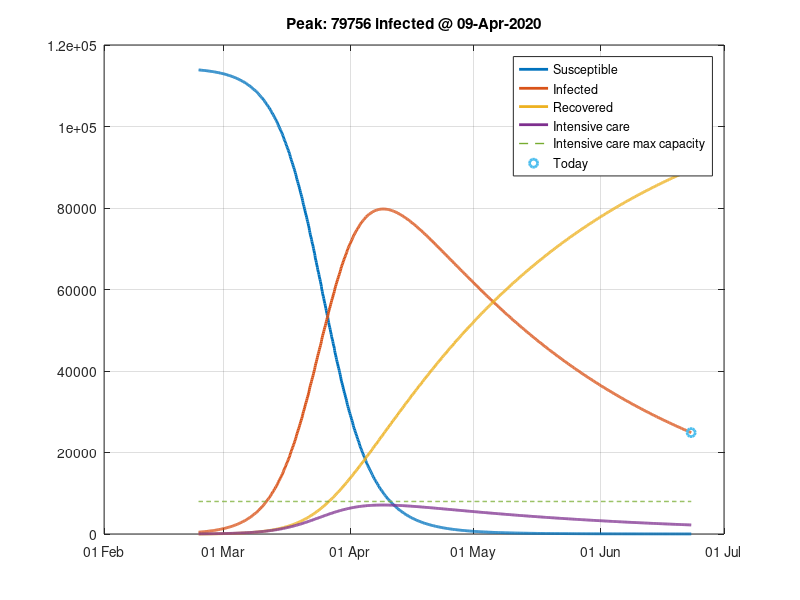

Write the MATLAB code that produced this figure.
pkg load optim
clear ;
%%close all;
clc;
more off;

global beta gamma;

function xdot = f (x,t)
  r = 0.25;
  k = 1.4;
  a = 1.5;
  b = 0.16;
  c = 0.9;
  d = 0.8;
  xdot(1) = r * x(1) * (1 - x(1)/k) - a*x(1)*x(2)/(1 + b*x(1));
  xdot(2) = c*a*x(1)*x(2)/(1 + b*x(1)) - d*x(2);     
endfunction

function xdot = sir(x,t)
  global beta gamma;
  N = x(1)+x(2)+x(3);
  b_beta = 1 * beta/N;
  
  %% S
  xdot(1) = - b_beta* x(2) * x(1);

  %% I
  xdot(2) = (b_beta * x(2) * x(1)) - gamma * x(2);

  %% R
  xdot(3) = gamma * x(2);
endfunction

function y = ddt(x,x0)
  y=[x0;x(2:length(x)) - x(1:length(x)-1)];
endfunction

function y = theta(xx,yy,delay)
  y= ( xx(1:length(xx)-delay)' * yy(1+delay:length(yy)) ) * pinv(xx' * xx);
endfunction

data = dlmread("data/dpc-covid19-ita-andamento-nazionale.csv", ',');
#{
1:  ricoverati_con_sintomi
2:  terapia_intensiva
3:  totale_ospedalizzati
4:  isolamento_domiciliare
5:  totale_attualmente_positivi
6:  nuovi_attualmente_positivi
7:  dimessi_guariti
8:  deceduti
9:  totale_casi
10:  tamponi
#}

%%data(:,9) = data(:,5)+data(:,7)+data(:,8);

days_back=0;
data = data(1:size(data)(1)-days_back,1:size(data)(2));

%% guestimate beta (not rigorous)
x_it = [1:length(data)]';
y_it = data(:,9);
I = @(x,p) p(1) ./ (1+exp(-p(2)*(x-p(3)))); init_I=[0,0,0];
%%I = @(x,p) p(4) + p(1) ./ (1+exp(-p(2)*(x-p(3)))); init_I=[0,0,0,0];
[f_it, p_it, cvg_it, iter_it] = leasqr (x_it, y_it, init_I, I);
beta = p_it(2);
S0=p_it(1);

%% estimate gamma = (dR/dt) / I
recovered=data(:,7);
%%drdt=[0;recovered(2:length(recovered)) - recovered(1:length(recovered)-1)];
drdt = ddt(recovered,0);
infected=data(:,5);
gamma=(infected' * drdt) * pinv(infected' * infected);

%% estimate bets*S = (dI/dt + dR/dt) / I
%%didt=data(:,6);
didt=ddt(infected,0);
didrdt=didt+drdt;
betaS=(infected' * didrdt) * pinv(infected' * infected);

%% estimate dS/dt = -gamma*I -dI/dt 
dsdt=-gamma * infected -didt;

%% estimate intense therapy / infected ratio
tins=data(:,2);
ti_ratio=mean(tins ./ infected);

%% http://www.salute.gov.it/imgs/C_17_pubblicazioni_1203_ulterioriallegati_ulterioreallegato_10_alleg.pdf
intense_care_spots = 7981;

start_date = datenum (2020, 2, 24);
num_days = 100;

t = linspace (0, 120, 1000)'; t=t+start_date;
x = lsode ("sir", [S0; 450; 0], t);

current_timestamp=datenum(datevec(date()));

II=[t,[-1000;diff(x(:,2))]];
[m1,row_peak] = min(min(abs(II),[],2));
[m2,row_today]=min(min([abs(t-current_timestamp)],[],2));

plot(
%%semilogy(
  t,x,'linewidth',2
  ,t,x(:,2) * ti_ratio,'linewidth',2
  ,t,ones(length(t),1)*intense_care_spots,'--','linewidth',1
  ,t(row_today),x(row_today:row_today,2),'o','linewidth',2
  
  %%,x_it,y_it,'o'
  %%,t,I(t,p_it)
  %%,t, x(:,2) + x(:,3)
  );
  legend ({"Susceptible","Infected","Recovered","Intensive care","Intensive care max capacity","Today"}, "location", "northeast");
 set (gca, "xgrid", "on");
 set (gca, "ygrid", "on");
%% strtitle=["Peak: " str(10) "infected, @ " datestr(t(row),'dd-mmm-yyyy')];
 %%xlabel();
 title(sprintf("Peak: %d infected @ %s",round(x(row_peak:row_peak,2)),datestr(t(row_peak),'dd-mmm-yyyy')));
 datetick ("x", "dd mmm");
